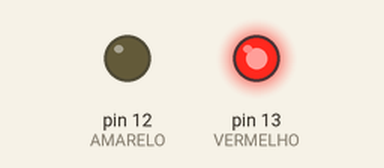
The sketch below on a simulated Arduino Uno, built with avr-gcc and run on an emulated ATmega328P. Shown: output pins drawn as LEDs (lit = HIGH).

Above: at 3.0 s.
At 10.0 s:
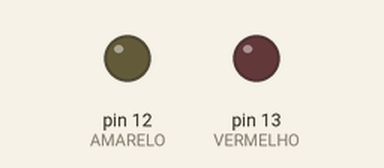
At 13.0 s:
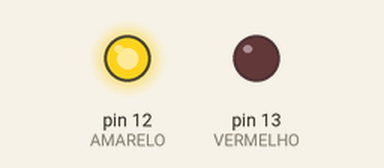
Timing chart, 0 to 18.2 s (numbered marks = the images above):
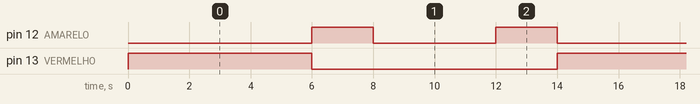

Measured:
- by itself, pin 12 (AMARELO): repeats every 14.0 s: LOW 4.0 s, HIGH 2.0 s, LOW 6.0 s, HIGH 2.0 s
- by itself, pin 13 (VERMELHO): alternates HIGH for 6.0 s and LOW for 8.0 s
- by itself, everything shown: repeats every 14.0 s, in 5 steps

The sketch:

ProjetoSemaforo.ino
```cpp
const byte VERMELHO = 13; //LED Vermelho conectado no pino 13
const byte AMARELO = 12;  //LED Amarelo conectado no pino 12
const byte VERDE  = 11;    //LED Azul conectado no pino 11


void setup() {

  pinMode(VERMELHO, OUTPUT); //Pino do LED vermelho definido como saída
  pinMode(AMARELO, OUTPUT);  //Pino do LED amarelo definido como saída
  pinMode(VERMELHO, OUTPUT); //Pino do LED azul definido como saída
}

void loop() {

  digitalWrite(VERMELHO, HIGH); // Liga o LED vermelho no Arduino

  delay(6000);                  // Deixa o LED ligado por 5000 milissegundos (5 segundos).

  digitalWrite(VERMELHO, LOW);  //Desliga o LED vermelho no Arduino

  digitalWrite(AMARELO, HIGH);  // Liga o LED amarelo no Arduino

  delay(2000);                  // Deixa o LED amarelo ligado por 2000 milissegundos (2 segundos).

  digitalWrite(AMARELO, LOW);   //Desliga o LED amarelo no Arduino

  digitalWrite(VERDE, HIGH);    // Liga o LED verde no Arduino

  delay(4000);                  // Deixa o LED verde ligado por 4000 milissegundos (4 segundos).

  digitalWrite(VERDE, LOW);     //Desliga o LED verde no Arduino

  digitalWrite(AMARELO, HIGH);  // Liga o LED amarelo no Arduino

  delay(2000);                  // Deixa o LED amarelo ligado por 2000 milissegundos (2 segundos).

  digitalWrite(AMARELO, LOW);   // Desliga o LED amarelo no Arduino

  }
```
